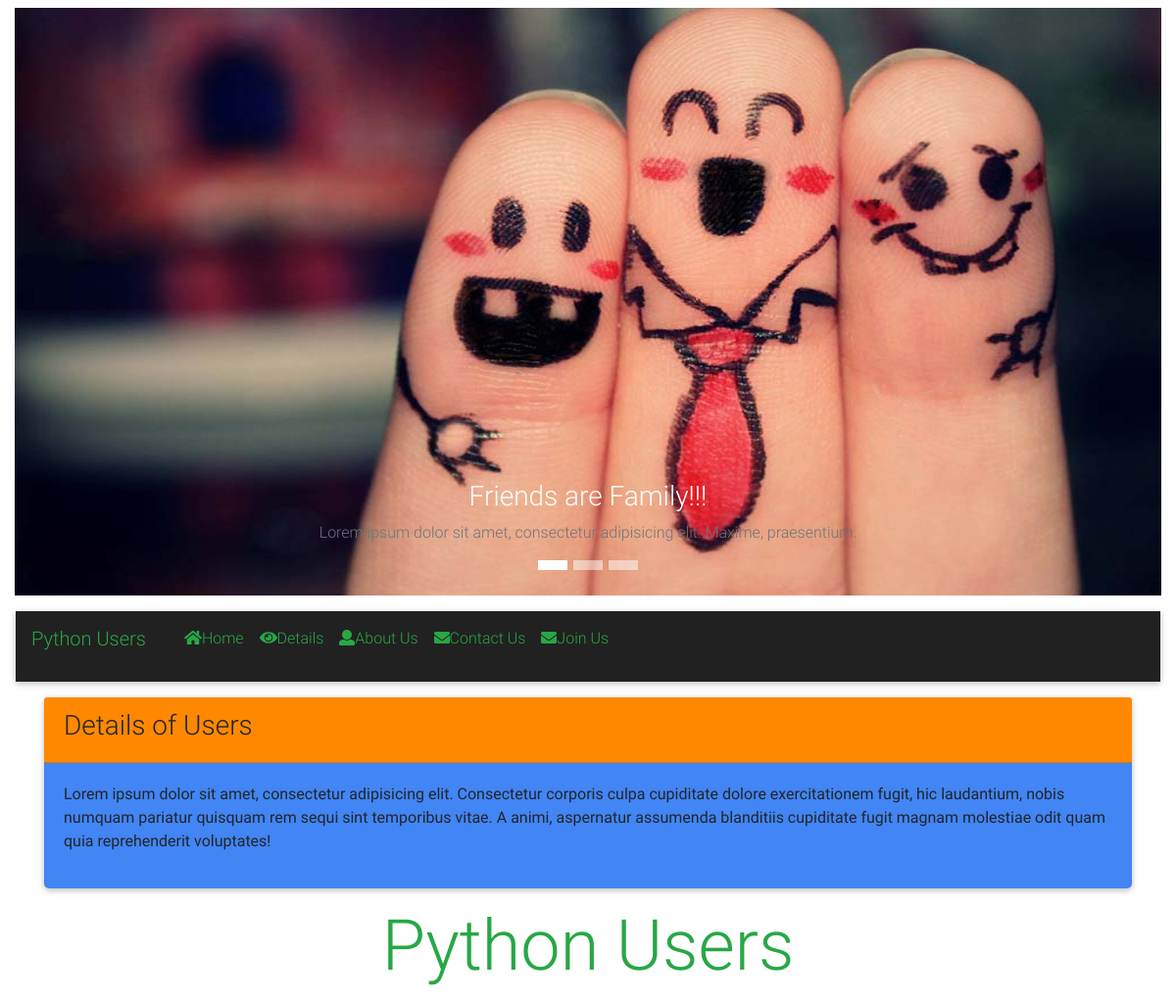
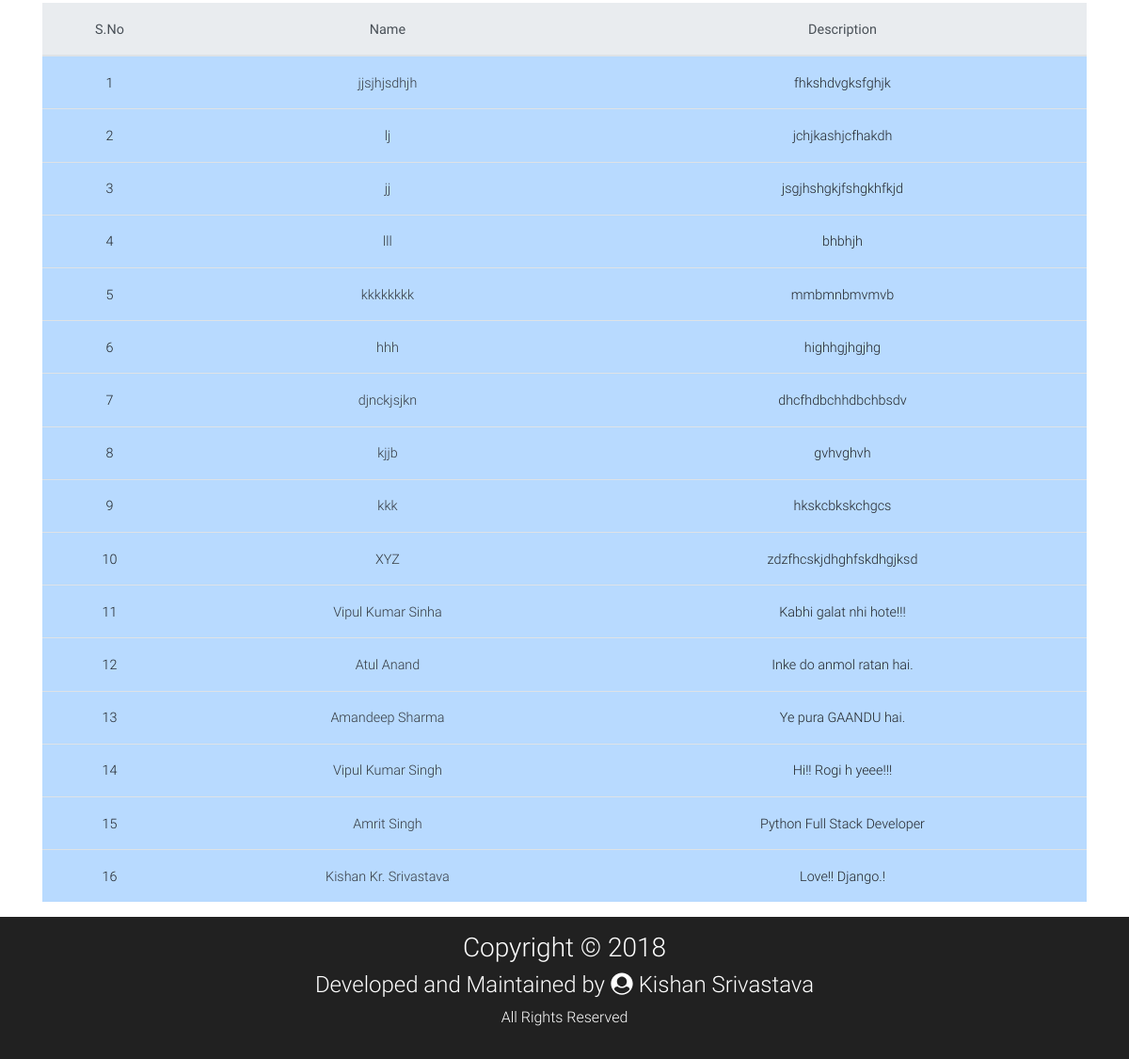
The page /display on the database its author committed (2 pictures, top to bottom).
### first/models.py (models this page shows, shortened)
class Person(models.Model):
    name = models.CharField(max_length=50, blank=False)
    gender = models.CharField(max_length=1, null=True, blank=False, choices=gender_list)
    birthday = models.DateField(default=date.today)
    email = models.EmailField(max_length=70, blank=False, unique=True, null=True)
    desc = models.TextField(max_length=100, blank=True)
    photo = models.FileField(upload_to='images/',null=True, blank=True)

### first/views.py (the view)
# urls.py: url(r'^display$', display),
def display(request):
    p = Person.objects.all()
    return render(request, 'display.html', {'p':p})

### first/templates/display.html (shortened to what this page needs)
{% extends 'base.html' %}
{% block content %}
<div class="container mb-3">
    <div class="card bg-primary">
        <div class="card-header bg-warning">
            <h3>Details of Users</h3>
        </div>
        <div class="card-body">
            <p>Lorem ipsum dolor sit amet, consectetur adipisicing elit. Consectetur corporis culpa cupiditate dolore exercitationem fugit, hic laudantium, nobis numquam pariatur quisquam rem sequi sint temporibus vitae. A animi, aspernatur assumenda blanditiis cupiditate fugit magnam molestiae odit quam quia reprehenderit voluptates!</p>
        </div>
    </div>
</div>
 <h2 class="display-3 text-success text-center mb-3">Python Users</h2>
        <div class="container text-center">
            <table class="table table-primary">
                <thead class="thead-light">
                <tr>
                    <th>
                        S.No
                    </th>
                     <th>
                        Name
                    </th>
                    <th>
                        Description
                    </th>
                </tr>
                </thead>
                <tbody>
                {% for person in p reversed%}
                <tr>
                    <td>
                        {{forloop.counter}}
                    </td>
                    <td>
                    <a href="{{person.id}}" class="text-dark p-2">{{person.name}}</a>
                    </td>
                    <td>
                        {{person.desc}}
                    </td>
                </tr>
                {% endfor %}
                </tbody>
            </table>
        </div>
{% endblock %}

### rows shown on the page
Person: name "jjsjhjsdhjh", desc "fhkshdvgksfghjk"
Person: name "lj", desc "jchjkashjcfhakdh"
Person: name "jj", desc "jsgjhshgkjfshgkhfkjd"
Person: name "lll", desc "bhbhjh"
Person: name "kkkkkkkk", desc "mmbmnbmvmvb"
Person: name "hhh", desc "highhgjhgjhg"
Person: name "djnckjsjkn", desc "dhcfhdbchhdbchbsdv"
Person: name "kjjb", desc "gvhvghvh"
Person: name "kkk", desc "hkskcbkskchgcs"
Person: name "XYZ", desc "zdzfhcskjdhghfskdhgjksd"
Person: name "Vipul Kumar Sinha", desc "Kabhi galat nhi hote!!!"
Person: name "Atul Anand", desc "Inke do anmol ratan hai."
Person: name "Amandeep Sharma", desc "Ye pura GAANDU hai."
Person: name "Vipul Kumar Singh", desc "Hi!! Rogi h yeee!!!"
Person: name "Amrit Singh", desc "Python Full Stack Developer"
Person: name "Kishan Kr. Srivastava", desc "Love!! Django.!"
